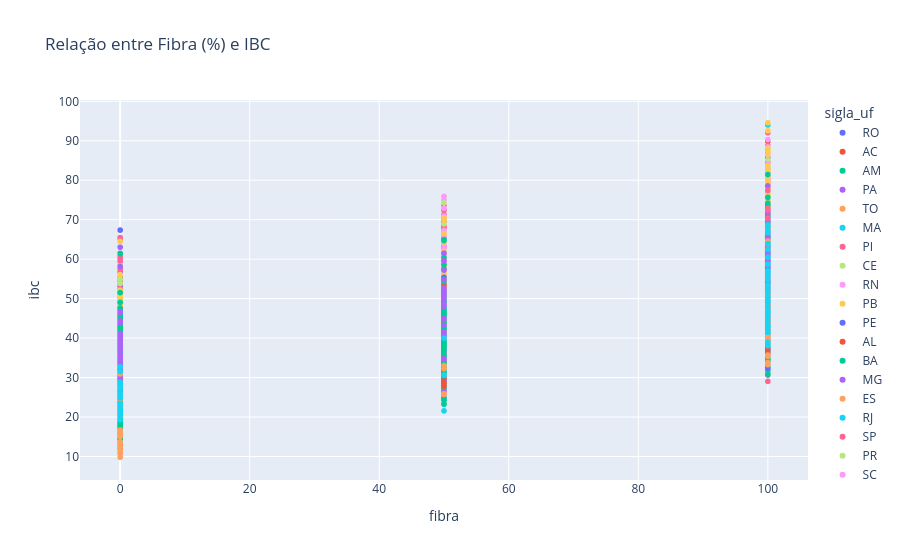

Source (notebook cell):
### Code cell
#Scatter renda x conectividade (exemplo com fibra)
fig = px.scatter(
    df, x="fibra", y="ibc",
    color="sigla_uf",
    title="Relação entre Fibra (%) e IBC"
)
fig.show()

### Figure 1 — Plotly figure (JSON) as saved in the notebook; plotly's stock layout.template omitted (floating-point values rounded to 4 significant figures; data arrays with more than 128 entries replaced by an {"elided": "..."} marker saying what was removed)
{"data": [{"hovertemplate": "sigla_uf=RO<br>fibra=%{x}<br>ibc=%{y}<extra></extra>", "legendgroup": "RO", "marker": {"color": "#636efa", "symbol": "circle"}, "mode": "markers", "name": "RO", "showlegend": true, "type": "scattergl", "x": {"elided": "208 int values"}, "xaxis": "x", "y": {"elided": "208 float values"}, "yaxis": "y"}, {"hovertemplate": "sigla_uf=AC<br>fibra=%{x}<br>ibc=%{y}<extra></extra>", "legendgroup": "AC", "marker": {"color": "#EF553B", "symbol": "circle"}, "mode": "markers", "name": "AC", "showlegend": true, "type": "scattergl", "x": [0, 0, 100, 100, 100, 0, 100, 0, 100, 100, 100, 0, 100, 100, 100, 100, 100, 100, 0, 100, 100, 100, 50, 100, 100, 100, 100, 0, 100, 100, 100, 100, 100, 100, 100, 100, 100, 100, 100, 100, 100, 100, 100, 100, 100, 100, 100, 100, 100, 100, 0, 0, 0, 0, 100, 0, 100, 100, 100, 100, 100, 100, 100, 100, 100, 100, 0, 100, 100, 0, 100, 100, 0, 100, 100, 100, 100, 50, 100, 100, 100, 100, 100, 100, 100, 100, 100, 0], "xaxis": "x", "y": [16.28, 19.3, 62.75, 56.08, 47.84, 21.36, 49.66, 19.37, 42.06, 52.5, 42.22, 18.82, 49.76, 52.15, 53.23, 48.57, 45.02, 43.16, 18.94, 68.34, 45.48, 52.8, 39.05, 44.93, 48.78, 42.78, 46.46, 19.87, 51.62, 40.11, 44.25, 51.58, 45.05, 55.61, 40.93, 49.32, 46.82, 50.71, 47.58, 45.65, 57.78, 49.34, 53.69, 45.75, 48.64, 53.98, 49.46, 51.03, 51.68, 64.87, 20.76, 20.45, 17.72, 16.43, 50.88, 19.97, 48.85, 49.81, 66.11, 53.91, 45.5, 44.21, 48.57, 44.82, 40.28, 59.61, 19.27, 69.19, 56.58, 15.01, 54.9, 50.7, 19.82, 53.16, 51.32, 49.54, 46.24, 34.53, 52.65, 52.55, 48.25, 49.19, 52.29, 48.35, 53.33, 47.15, 46.69, 18.85], "yaxis": "y"}, {"hovertemplate": "sigla_uf=AM<br>fibra=%{x}<br>ibc=%{y}<extra></extra>", "legendgroup": "AM", "marker": {"color": "#00cc96", "symbol": "circle"}, "mode": "markers", "name": "AM", "showlegend": true, "type": "scattergl", "x": {"elided": "248 int values"}, "xaxis": "x", "y": {"elided": "248 float values"}, "yaxis": "y"}, {"hovertemplate": "sigla_uf=PA<br>fibra=%{x}<br>ibc=%{y}<extra></extra>", "legendgroup": "PA", "marker": {"color": "#ab63fa", "symbol": "circle"}, "mode": "markers", "name": "PA", "showlegend": true, "type": "scattergl", "x": {"elided": "576 int values"}, "xaxis": "x", "y": {"elided": "576 float values"}, "yaxis": "y"}, {"hovertemplate": "sigla_uf=TO<br>fibra=%{x}<br>ibc=%{y}<extra></extra>", "legendgroup": "TO", "marker": {"color": "#FFA15A", "symbol": "circle"}, "mode": "markers", "name": "TO", "showlegend": true, "type": "scattergl", "x": {"elided": "556 int values"}, "xaxis": "x", "y": {"elided": "556 float values"}, "yaxis": "y"}, {"hovertemplate": "sigla_uf=MA<br>fibra=%{x}<br>ibc=%{y}<extra></extra>", "legendgroup": "MA", "marker": {"color": "#19d3f3", "symbol": "circle"}, "mode": "markers", "name": "MA", "showlegend": true, "type": "scattergl", "x": {"elided": "868 int values"}, "xaxis": "x", "y": {"elided": "868 float values"}, "yaxis": "y"}, {"hovertemplate": "sigla_uf=PI<br>fibra=%{x}<br>ibc=%{y}<extra></extra>", "legendgroup": "PI", "marker": {"color": "#FF6692", "symbol": "circle"}, "mode": "markers", "name": "PI", "showlegend": true, "type": "scattergl", "x": {"elided": "896 int values"}, "xaxis": "x", "y": {"elided": "896 float values"}, "yaxis": "y"}, {"hovertemplate": "sigla_uf=CE<br>fibra=%{x}<br>ibc=%{y}<extra></extra>", "legendgroup": "CE", "marker": {"color": "#B6E880", "symbol": "circle"}, "mode": "markers", "name": "CE", "showlegend": true, "type": "scattergl", "x": {"elided": "736 int values"}, "xaxis": "x", "y": {"elided": "736 float values"}, "yaxis": "y"}, {"hovertemplate": "sigla_uf=RN<br>fibra=%{x}<br>ibc=%{y}<extra></extra>", "legendgroup": "RN", "marker": {"color": "#FF97FF", "symbol": "circle"}, "mode": "markers", "name": "RN", "showlegend": true, "type": "scattergl", "x": {"elided": "668 int values"}, "xaxis": "x", "y": {"elided": "668 float values"}, "yaxis": "y"}, {"hovertemplate": "sigla_uf=PB<br>fibra=%{x}<br>ibc=%{y}<extra></extra>", "legendgroup": "PB", "marker": {"color": "#FECB52", "symbol": "circle"}, "mode": "markers", "name": "PB", "showlegend": true, "type": "scattergl", "x": {"elided": "892 int values"}, "xaxis": "x", "y": {"elided": "892 float values"}, "yaxis": "y"}, {"hovertemplate": "sigla_uf=PE<br>fibra=%{x}<br>ibc=%{y}<extra></extra>", "legendgroup": "PE", "marker": {"color": "#636efa", "symbol": "circle"}, "mode": "markers", "name": "PE", "showlegend": true, "type": "scattergl", "x": {"elided": "740 int values"}, "xaxis": "x", "y": {"elided": "740 float values"}, "yaxis": "y"}, {"hovertemplate": "sigla_uf=AL<br>fibra=%{x}<br>ibc=%{y}<extra></extra>", "legendgroup": "AL", "marker": {"color": "#EF553B", "symbol": "circle"}, "mode": "markers", "name": "AL", "showlegend": true, "type": "scattergl", "x": {"elided": "408 int values"}, "xaxis": "x", "y": {"elided": "408 float values"}, "yaxis": "y"}, {"hovertemplate": "sigla_uf=BA<br>fibra=%{x}<br>ibc=%{y}<extra></extra>", "legendgroup": "BA", "marker": {"color": "#00cc96", "symbol": "circle"}, "mode": "markers", "name": "BA", "showlegend": true, "type": "scattergl", "x": {"elided": "1668 int values"}, "xaxis": "x", "y": {"elided": "1668 float values"}, "yaxis": "y"}, {"hovertemplate": "sigla_uf=MG<br>fibra=%{x}<br>ibc=%{y}<extra></extra>", "legendgroup": "MG", "marker": {"color": "#ab63fa", "symbol": "circle"}, "mode": "markers", "name": "MG", "showlegend": true, "type": "scattergl", "x": {"elided": "3412 int values"}, "xaxis": "x", "y": {"elided": "3412 float values"}, "yaxis": "y"}, {"hovertemplate": "sigla_uf=ES<br>fibra=%{x}<br>ibc=%{y}<extra></extra>", "legendgroup": "ES", "marker": {"color": "#FFA15A", "symbol": "circle"}, "mode": "markers", "name": "ES", "showlegend": true, "type": "scattergl", "x": {"elided": "312 int values"}, "xaxis": "x", "y": {"elided": "312 float values"}, "yaxis": "y"}, {"hovertemplate": "sigla_uf=RJ<br>fibra=%{x}<br>ibc=%{y}<extra></extra>", "legendgroup": "RJ", "marker": {"color": "#19d3f3", "symbol": "circle"}, "mode": "markers", "name": "RJ", "showlegend": true, "type": "scattergl", "x": {"elided": "368 int values"}, "xaxis": "x", "y": {"elided": "368 float values"}, "yaxis": "y"}, {"hovertemplate": "sigla_uf=SP<br>fibra=%{x}<br>ibc=%{y}<extra></extra>", "legendgroup": "SP", "marker": {"color": "#FF6692", "symbol": "circle"}, "mode": "markers", "name": "SP", "showlegend": true, "type": "scattergl", "x": {"elided": "2580 int values"}, "xaxis": "x", "y": {"elided": "2580 float values"}, "yaxis": "y"}, {"hovertemplate": "sigla_uf=PR<br>fibra=%{x}<br>ibc=%{y}<extra></extra>", "legendgroup": "PR", "marker": {"color": "#B6E880", "symbol": "circle"}, "mode": "markers", "name": "PR", "showlegend": true, "type": "scattergl", "x": {"elided": "1596 int values"}, "xaxis": "x", "y": {"elided": "1596 float values"}, "yaxis": "y"}, {"hovertemplate": "sigla_uf=SC<br>fibra=%{x}<br>ibc=%{y}<extra></extra>", "legendgroup": "SC", "marker": {"color": "#FF97FF", "symbol": "circle"}, "mode": "markers", "name": "SC", "showlegend": true, "type": "scattergl", "x": {"elided": "1180 int values"}, "xaxis": "x", "y": {"elided": "1180 float values"}, "yaxis": "y"}, {"hovertemplate": "sigla_uf=RS<br>fibra=%{x}<br>ibc=%{y}<extra></extra>", "legendgroup": "RS", "marker": {"color": "#FECB52", "symbol": "circle"}, "mode": "markers", "name": "RS", "showlegend": true, "type": "scattergl", "x": {"elided": "1988 int values"}, "xaxis": "x", "y": {"elided": "1988 float values"}, "yaxis": "y"}, {"hovertemplate": "sigla_uf=MS<br>fibra=%{x}<br>ibc=%{y}<extra></extra>", "legendgroup": "MS", "marker": {"color": "#636efa", "symbol": "circle"}, "mode": "markers", "name": "MS", "showlegend": true, "type": "scattergl", "x": {"elided": "316 int values"}, "xaxis": "x", "y": {"elided": "316 float values"}, "yaxis": "y"}, {"hovertemplate": "sigla_uf=MT<br>fibra=%{x}<br>ibc=%{y}<extra></extra>", "legendgroup": "MT", "marker": {"color": "#EF553B", "symbol": "circle"}, "mode": "markers", "name": "MT", "showlegend": true, "type": "scattergl", "x": {"elided": "564 int values"}, "xaxis": "x", "y": {"elided": "564 float values"}, "yaxis": "y"}, {"hovertemplate": "sigla_uf=GO<br>fibra=%{x}<br>ibc=%{y}<extra></extra>", "legendgroup": "GO", "marker": {"color": "#00cc96", "symbol": "circle"}, "mode": "markers", "name": "GO", "showlegend": true, "type": "scattergl", "x": {"elided": "984 int values"}, "xaxis": "x", "y": {"elided": "984 float values"}, "yaxis": "y"}, {"hovertemplate": "sigla_uf=SE<br>fibra=%{x}<br>ibc=%{y}<extra></extra>", "legendgroup": "SE", "marker": {"color": "#ab63fa", "symbol": "circle"}, "mode": "markers", "name": "SE", "showlegend": true, "type": "scattergl", "x": {"elided": "300 int values"}, "xaxis": "x", "y": {"elided": "300 float values"}, "yaxis": "y"}, {"hovertemplate": "sigla_uf=RR<br>fibra=%{x}<br>ibc=%{y}<extra></extra>", "legendgroup": "RR", "marker": {"color": "#FFA15A", "symbol": "circle"}, "mode": "markers", "name": "RR", "showlegend": true, "type": "scattergl", "x": [100, 100, 100, 0, 0, 100, 0, 100, 100, 100, 0, 0, 100, 100, 100, 0, 100, 0, 0, 0, 100, 100, 50, 100, 100, 0, 0, 50, 0, 50, 100, 0, 0, 100, 100, 100, 0, 0, 50, 100, 0, 0, 100, 100, 100, 100, 100, 0, 100, 0, 0, 100, 100, 100, 100, 100, 0, 100, 100, 100], "xaxis": "x", "y": [49.08, 63.84, 33.28, 22.24, 20.2, 50.13, 13.72, 40.09, 40.18, 49.32, 28.22, 15.27, 55.49, 48.69, 40.45, 11.6, 35.39, 25.67, 25.1, 12.29, 41.92, 47.4, 33.04, 47.96, 47.96, 11.1, 13.2, 25.93, 16.7, 25.72, 51.43, 9.81, 15.1, 47.1, 46.13, 39.15, 30.92, 24.45, 32.26, 40.68, 10.9, 13.07, 39.41, 42.52, 64.6, 49.76, 52.27, 15.93, 67.49, 13.12, 15.47, 43.69, 48.73, 35.71, 33.82, 50.75, 16.33, 45.16, 42.46, 49.88], "yaxis": "y"}, {"hovertemplate": "sigla_uf=AP<br>fibra=%{x}<br>ibc=%{y}<extra></extra>", "legendgroup": "AP", "marker": {"color": "#19d3f3", "symbol": "circle"}, "mode": "markers", "name": "AP", "showlegend": true, "type": "scattergl", "x": [0, 100, 100, 0, 100, 0, 100, 0, 100, 100, 0, 100, 0, 100, 100, 100, 100, 100, 0, 50, 100, 0, 100, 100, 0, 0, 100, 0, 100, 0, 100, 100, 100, 100, 100, 100, 100, 0, 100, 100, 100, 100, 100, 100, 100, 100, 0, 100, 100, 100, 100, 0, 100, 0, 0, 50, 0, 100, 100, 0, 0, 100, 0, 100], "xaxis": "x", "y": [20.44, 46.97, 68.69, 23.3, 67.12, 21.26, 49.33, 22.9, 56.45, 43.11, 21.98, 51.56, 26.01, 46.5, 46.39, 55.26, 53.0, 50.32, 28.3, 30.64, 44.56, 25.21, 45.52, 42.77, 19.36, 22.08, 46.07, 31.54, 49.88, 28.8, 56.08, 38.92, 55.2, 42.17, 38.08, 66.69, 49.05, 22.25, 68.37, 49.66, 57.07, 63.96, 62.47, 46.18, 41.46, 54.82, 28.67, 50.39, 52.48, 53.53, 58.75, 27.7, 49.44, 32.72, 27.11, 39.97, 25.62, 60.51, 41.54, 25.72, 24.83, 47.98, 21.52, 43.46], "yaxis": "y"}, {"hovertemplate": "sigla_uf=DF<br>fibra=%{x}<br>ibc=%{y}<extra></extra>", "legendgroup": "DF", "marker": {"color": "#FF6692", "symbol": "circle"}, "mode": "markers", "name": "DF", "showlegend": true, "type": "scattergl", "x": [100, 100, 100, 100], "xaxis": "x", "y": [72.43, 70.33, 77.41, 72.89], "yaxis": "y"}], "layout": {"legend": {"title": {"text": "sigla_uf"}, "tracegroupgap": 0}, "title": {"text": "Relação entre Fibra (%) e IBC"}, "xaxis": {"anchor": "y", "domain": [0, 1], "title": {"text": "fibra"}}, "yaxis": {"anchor": "x", "domain": [0, 1], "title": {"text": "ibc"}}}}
